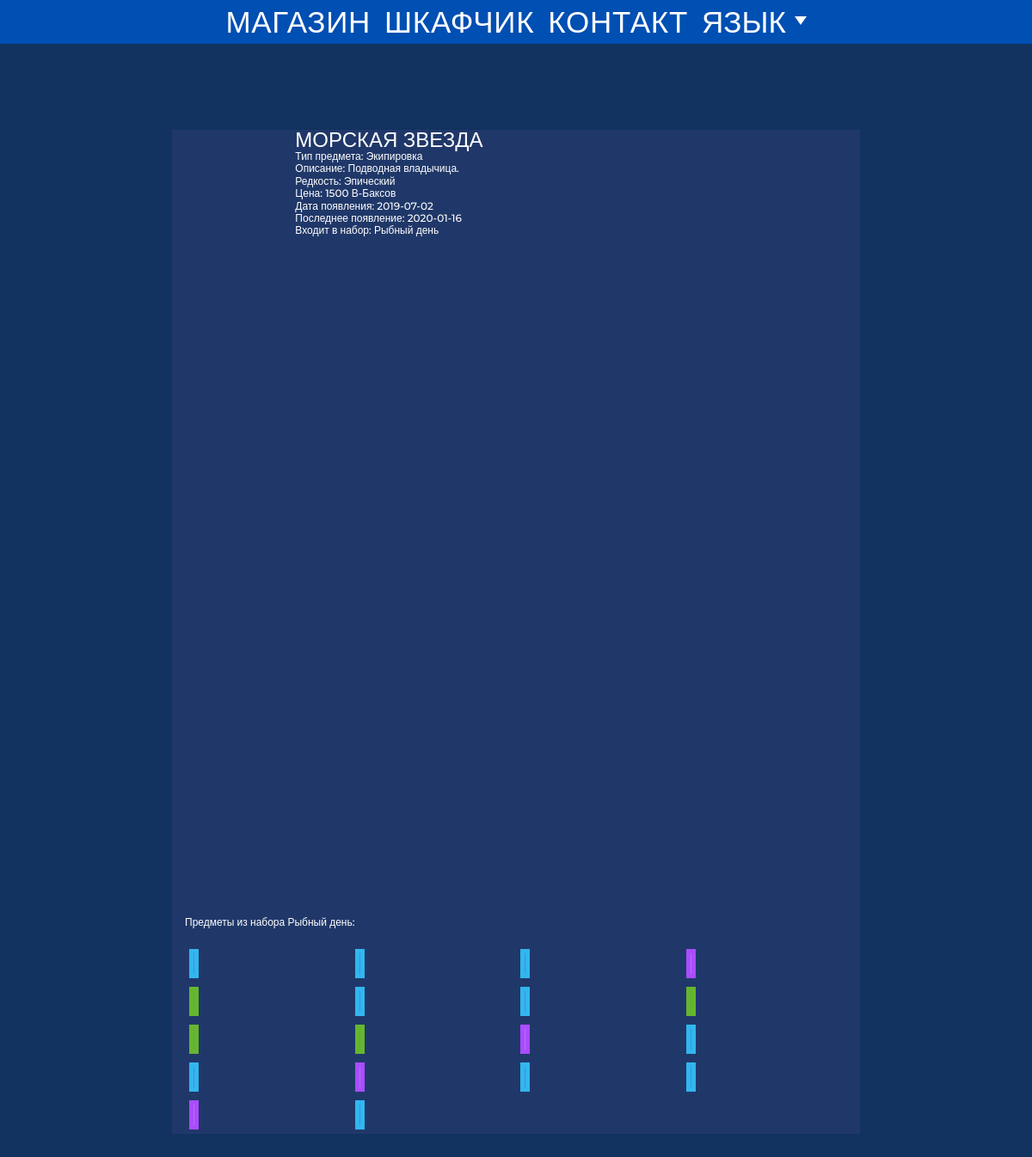
The page /Морская-звезда-866 on the database as committed earlier.
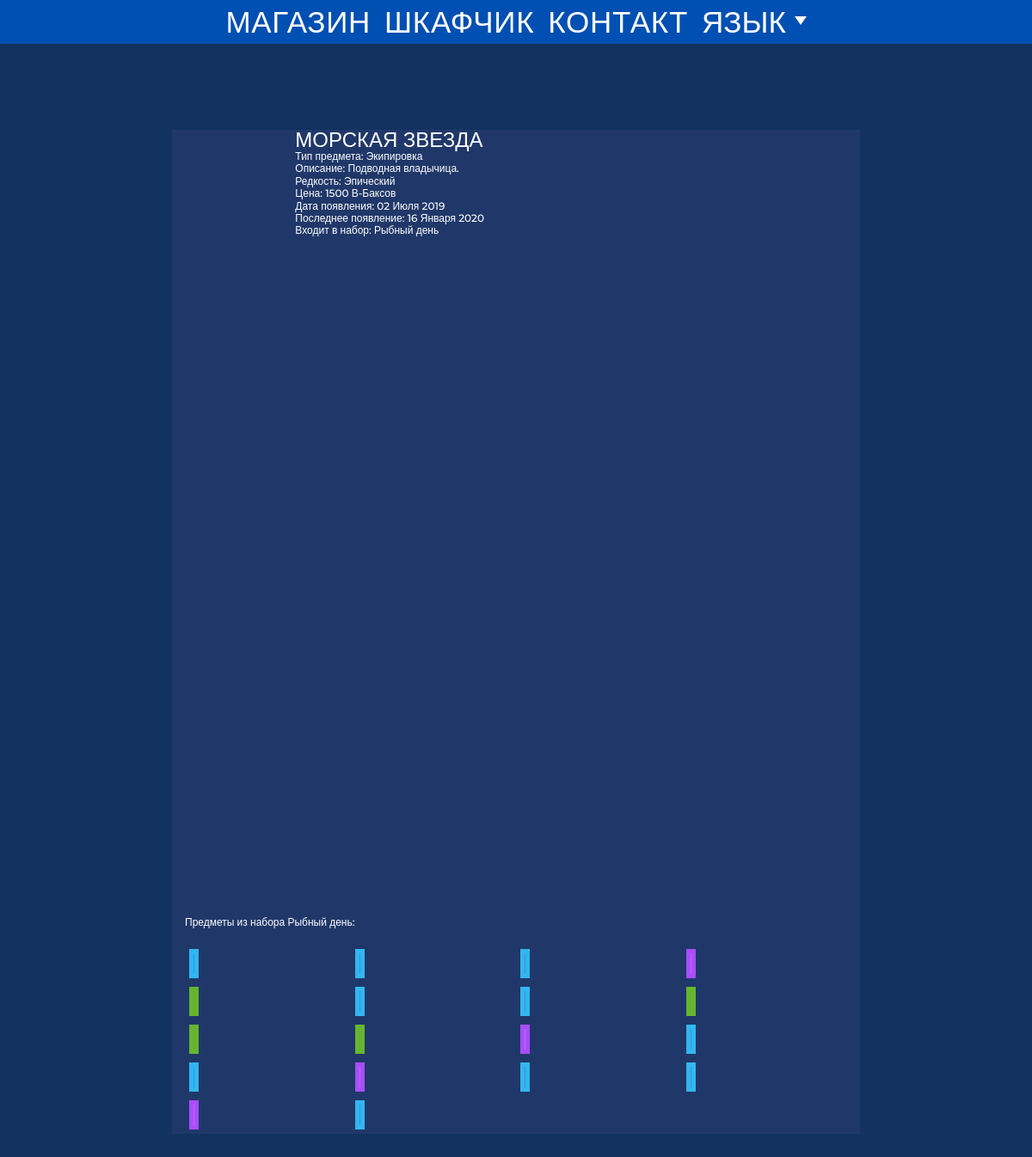
The same page on the database as committed later.
### main/models.py (models this page shows, shortened)
class Cosmetic(models.Model):
    name = models.CharField(max_length=50)
    display_rarity = models.CharField(max_length=20)
    short_description = models.CharField(max_length=20)
    description = models.CharField(max_length=150)
    setname = models.CharField(max_length=30, blank=True)
    smallIcon = models.CharField(max_length=100)
    icon = models.CharField(max_length=100)
    featured = models.CharField(max_length=100)
    source = models.CharField(max_length=50)
    price = models.CharField(max_length=20, blank=True)
    color1 = models.CharField(max_length=10)
    color2 = models.CharField(max_length=10)
    color3 = models.CharField(max_length=10)
    rarity_sort = models.IntegerField(default=14)
    hidden = models.BooleanField(default=False)
    free_pass = models.BooleanField(default=False)
    href = models.CharField(max_length=50, default=name)
    search_name = models.CharField(max_length=50, default="")
    eng_redir = models.CharField(max_length=50, default="/en/")
    release_date = models.CharField(max_length=50, default="None")
    last_appearance = models.CharField(max_length=50, default="None")
    upcoming = models.BooleanField(default=False)

### main/views.py (the view)
# urls.py: path('<str:href>', views.oneskin, name="oneskin"),
def oneskin(request, href):
    try:
        object = Cosmetic.objects.get(href=href)
        set_items = Cosmetic.objects.filter(setname=object.setname).order_by("-pk")
        return render(request, 'skin.html', {'cosmetic': object, 'set_items': set_items, 'eng_redir': object.eng_redir})
    except Exception as e:
        print(e)
        return HttpResponseNotFound('<h1>Page not found</h1>')

### main/templates/skin.html (shortened to what this page needs)
{% extends 'base.html' %}
{% load staticfiles %}
{% load static %}
{% block content %}
    <div class="container-lg justify-content-center adslot_1" style="padding:0px;padding-top:5px;">
        <ins class="adsbygoogle adslot_1"
             style="display:block;"
             data-ad-client="ca-pub-8266466406989751"
             data-ad-slot="7555271179"
             data-full-width-responsive="true"></ins>
    </div>
    <div class="row">
        <div class="col-2 d-none d-lg-flex justify-content-center" style="padding-top:5px;">
            <ins class="adsbygoogle sticky adslot_2"
                 style="display:block"
                 data-ad-client="ca-pub-8266466406989751"
                 data-ad-slot="1760853168"
                 data-ad-format="auto"
                 data-full-width-responsive="true"></ins>
        </div>
        <div class="col-12 col-lg-8" style="padding:0px;">
            <div class="container" style="margin-top: 10px; margin-bottom: 5px; background-color:#203869;color:white;max-width:100%;width:100%;font-family:'Montserrat',sans-serif;">
                <div class="row justify-content-start d-none d-md-flex">
                  <div class="col-3 col-xl-2" style="padding:0px; padding-right:3px;">
                  </div>
                  <div class="col-5 col-xl-6" style="padding:0px">
                    <div class="row align-items-start">
                      <div class="col-12 text-left" style="padding:0px;">
                        <h2 style="margin-bottom: 0rem;text-transform: uppercase;line-height: 1;">{{ cosmetic.name }}</h2>
                      </div>
                      {% if cosmetic.short_description != "" %}
                        <div class="col-12 text-left" style="padding:0px;">
                          <h5 style="margin-bottom: 0rem;">Тип предмета: {{ cosmetic.short_description }}</h5>
                        </div>
                      {% endif %}
                      {% if cosmetic.description != "" %}
                        <div class="col-12 text-left" style="padding:0px">
                          <h5 style="margin-bottom: 0rem;">Описание: {{ cosmetic.description }}</h5>
                        </div>
                      {% endif %}
                      {% if cosmetic.display_rarity != "" %}
                        <div class="col-12 text-left" style="padding:0px">
                          <h5 style="margin-bottom: 0rem;">Редкость: {{ cosmetic.display_rarity }}</h5>
                        </div>
                      {% endif %}
                      {% if cosmetic.source == "Магазин предметов" and cosmetic.price != "" %}
                        {% if cosmetic.source == "Магазин предметов" and cosmetic.price != "" %}
                          <div class="col-12 text-left" style="padding:0px">
                            <h5 style="margin-bottom: 0rem;">Цена: {{ cosmetic.price }}</h5>
                          </div>
                        {% else %}
                          <div class="col-12 text-left" style="padding:0px">
                            <h5 style="margin-bottom: 0rem;">{{ cosmetic.price }}</h5>
                          </div>
                        {% endif %}
                      {% endif %}
                      {% if cosmetic.release_date != "None" %}
                        <div class="col-12 text-left" style="padding:0px">
                          <h5 style="margin-bottom: 0rem;">Дата появления: {{ cosmetic.release_date }}</h5>
                        </div>
                      {% endif %}
                      {% if cosmetic.last_appearance != "None" %}
                        <div class="col-12 text-left" style="padding:0px">
                          <h5 style="margin-bottom: 0rem;">Последнее появление: {{ cosmetic.last_appearance }}</h5>
                        </div>
                      {% endif %}
                      {% if cosmetic.setname != "" %}
                        <div class="col-12 text-left" style="padding:0px">
                          <h5 style="margin-bottom: 0rem;">Входит в набор: {{ cosmetic.setname }}</h5>
                        </div>
                      {% endif %}
                    </div>
                  </div>
                  <div class="col-4" style="padding:0px;padding-top:10px">
                  </div>
                </div>
                <div class="row justify-content-center d-none d-md-flex">
                </div>
                <div class="row justify-content-start d-none d-md-flex">
                  {% if cosmetic.setname != "" %}
                    <div class="col-12 text-left" style="padding:0px; margin: 10px 0px;">
                      <h5>Предметы из набора {{ cosmetic.setname }}:</h5>
                    </div>
                    {% for i in set_items %}
                        {% if i.hidden == False %}
                          <div class="col-3" style="padding:5px;">
                            {% if i.icon != "" and i.icon != "image/" %}
                              <a class="image" style="display:inline-block;height:100%;background:{{ i.color1 }};border: 5px solid {{ i.color3 }}" href="{{ i.href }}"></a>
                            {% elif i.featured != "" and i.featured != "image/" %}
                              <a class="image" style="display:inline-block;height:100%;background:{{ i.color1 }};border: 5px solid {{ i.color3 }}" href="{{ i.href }}"><img style="width:100%" data-src="{% static '' %}{{ i.featured }}"></a>
                            {% elif i.smallIcon != "" and i.smallIcon != "image/" %}
                              <a class="image" style="display:inline-block;height:100%;background:{{ i.color1 }};border: 5px solid {{ i.color3 }}" href="{{ i.href }}"><img style="width:100%" data-src="{% static '' %}{{ i.smallIcon }}"></a>
                            {% endif %}
                          </div>
                        {% endif %}
                    {% endfor %}
                  {% endif %}
                </div>
            </div>
        </div>
        <div class="col-2 d-none d-lg-flex justify-content-center" style="padding-top:5px;">
            <ins class="adsbygoogle sticky adslot_2"
                 style="display:block"
                 data-ad-client="ca-pub-8266466406989751"
                 data-ad-slot="1760853168"
                 data-ad-format="auto"
                 data-full-width-responsive="true"></ins>
        </div>
    </div>
    <div class="container-lg justify-content-center adslot_1" style="padding:0px;">
        <ins class="adsbygoogle adslot_1"
             style="display:block;"
             data-ad-client="ca-pub-8266466406989751"
             data-ad-slot="7555271179"
             data-full-width-responsive="true"></ins>
    </div>
{% endblock %}

### main/templates/base.html (shortened to what this page needs)
<!DOCTYPE html>
{% load staticfiles %}
{% load static %}
<html lang="ru">
<head>
  <link rel="stylesheet" href="{% static '/css/bootstrap.min.css' %}">
  <link rel="stylesheet" href="{% static '/css/fonts/stylesheet.css' %}" type="text/css" charset="utf-8" />
  <link rel="stylesheet" href="{% static '/css/styles.css' %}" type="text/css" charset="utf-8" />
</head>
<body style="background-color: #12325F">
  <nav class="navbar navbar-expand-md navbar-dark bg-primary" style="line-height: 1;padding: 0px 1rem;font-family: 'fortnite_battlefest', Arial, sans-serif; font-size: 35px; background-color: #004FB3 !important">
      <div class="navbar-collapse collapse justify-content-center order-2" id="collapsingNavbar">
          <ul class="navbar-nav text-center">
              <li class="nav-item d-none d-md-block">
                  <a class="nav-item nav-link" href="/shop" style="letter-spacing: 0.02em;">МАГАЗИН</a>
              </li>
              <li class="nav-item d-none d-md-block">
                  <a class="nav-item nav-link" href="/ru" style="letter-spacing: 0.02em;">ШКАФЧИК</a>
              </li>
              <li class="nav-item d-none d-md-block">
                  <a class="nav-item nav-link" href="/contact" style="letter-spacing: 0.02em;">КОНТАКТ</a>
              </li>
              <li class="nav-item dropdown d-none d-md-block">
                <a class="nav-link dropdown-toggle" href="#" id="navbarDropdown" role="button" data-toggle="dropdown" aria-haspopup="true" aria-expanded="false">
                  ЯЗЫК
                </a>
              </li>
          </ul>
      </div>
  </nav>
  {% block content %}
  {% endblock %}
</body>

### static/css/styles.css (style rules this page uses)
@media screen and (min-width:1200px) { p,.btn,input,div,span,h4 { font-size: 100%; } }
@media screen and (min-width:1200px) { h2 { font-size: 1.5vw; } }
@media screen and (min-width:1200px) { h5 { font-size: 1vw; } }
.row { margin-right: 0px; margin-left: 0px; }

### main/templates/base.html (style rules this page uses)
a.nav-item.nav-link { color: #ffffff !important; }
a#navbarDropdown.nav-link.dropdown-toggle { color: #ffffff; }
a#navbarDropdown.nav-link.dropdown-toggle:active, a#navbarDropdown.nav-link.dropdown-toggle:focus, a#navbarDropdown.nav-link.dropdown-toggle::after { outline: none; }
a#navbarDropdown.nav-link.dropdown-toggle::after { margin-left: 0px; border-top: .3em solid; border-right: .2em solid transparent; border-bottom: 0; border-left: .2em solid transparent; }

### main/templates/skin.html (style rules this page uses)
a.image { transition: opacity 1s, all 300ms ease; transform-origin: center; }
@media screen and (min-width:1200px) { h2 { font-size: 2vw; } }
@media screen and (min-width:1200px) { h5 { font-size: 1vw; } }
.adslot_1 { width: 320px !important; height: 100px !important; }
@media (min-width:575px) { .adslot_1 { width: 468px !important; height: 60px !important; } }
@media (min-width:767px) { .adslot_1 { width: 728px !important; height: 90px !important; } }
.adslot_2 { width: 160px !important; }
.sticky { position: -webkit-sticky; position: sticky; top: 20px; }

Rows that differ between the two databases and show on the page:
changed Cosmetic "МОРСКАЯ ЗВЕЗДА": release_date "2019-07-02" → "02 Июля 2019"; last_appearance "2020-01-16" → "16 Января 2020"
